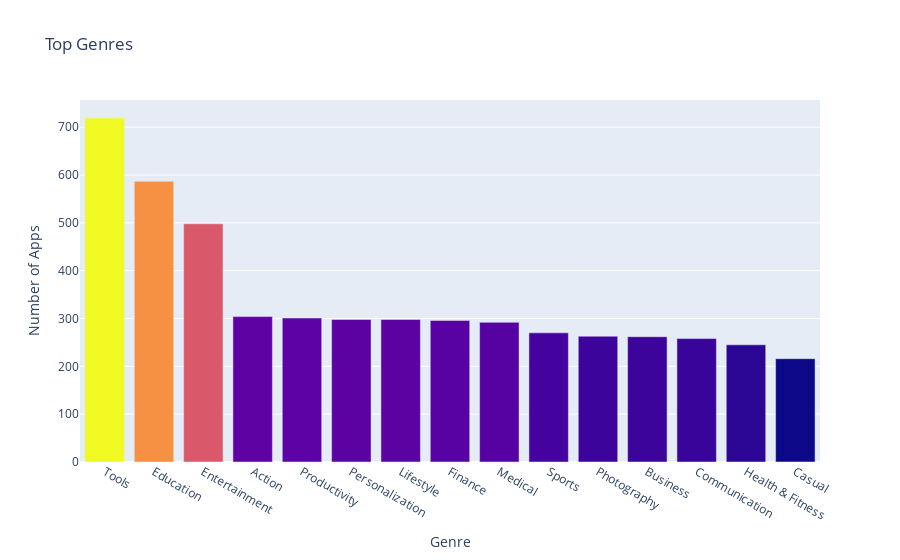

The cell this chart's notebook holds for it:
### Code cell
bar = px.bar(x=num_genres.index[:15], y=num_genres.values[:15], title='Top Genres', hover_name=num_genres.index[:15], color=num_genres.values[:15])
bar.update_layout(xaxis_title='Genre', yaxis_title='Number of Apps', coloraxis_showscale=False)
bar.show()

### Figure 1 — Plotly figure (JSON) as saved in the notebook; plotly's stock layout.template omitted (floating-point values rounded to 4 significant figures)
{"data": [{"alignmentgroup": "True", "hovertemplate": "<b>%{hovertext}</b><br><br>x=%{x}<br>y=%{y}<br>color=%{marker.color}<extra></extra>", "hovertext": ["Tools", "Education", "Entertainment", "Action", "Productivity", "Personalization", "Lifestyle", "Finance", "Medical", "Sports", "Photography", "Business", "Communication", "Health & Fitness", "Casual"], "legendgroup": "", "marker": {"color": [719, 587, 498, 304, 301, 298, 298, 296, 292, 270, 263, 262, 258, 245, 216], "coloraxis": "coloraxis", "pattern": {"shape": ""}}, "name": "", "offsetgroup": "", "orientation": "v", "showlegend": false, "textposition": "auto", "type": "bar", "x": ["Tools", "Education", "Entertainment", "Action", "Productivity", "Personalization", "Lifestyle", "Finance", "Medical", "Sports", "Photography", "Business", "Communication", "Health & Fitness", "Casual"], "xaxis": "x", "y": [719, 587, 498, 304, 301, 298, 298, 296, 292, 270, 263, 262, 258, 245, 216], "yaxis": "y"}], "layout": {"barmode": "relative", "coloraxis": {"colorbar": {"title": {"text": "color"}}, "colorscale": [[0, "#0d0887"], [0.1111, "#46039f"], [0.2222, "#7201a8"], [0.3333, "#9c179e"], [0.4444, "#bd3786"], [0.5556, "#d8576b"], [0.6667, "#ed7953"], [0.7778, "#fb9f3a"], [0.8889, "#fdca26"], [1, "#f0f921"]], "showscale": false}, "legend": {"tracegroupgap": 0}, "title": {"text": "Top Genres"}, "xaxis": {"anchor": "y", "domain": [0, 1], "title": {"text": "Genre"}}, "yaxis": {"anchor": "x", "domain": [0, 1], "title": {"text": "Number of Apps"}}}}
